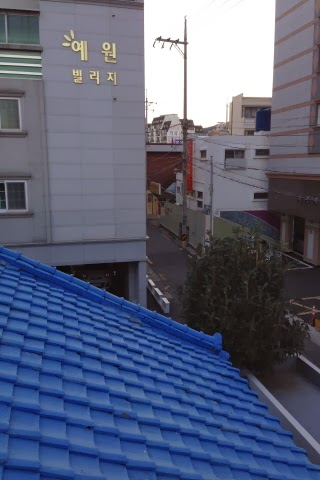
#> input picture python-opencv作业/作业2/例图/样例3/S1.jpg, 320 x 480 px, found by its file name
$ jupyter execute --allow-errors Image_stitching.ipynb
#> lines starting #> are read from the running program, lines starting #| are printed output that depends on the picture
# 图像拼接

[cell 1]
# 导入需要的库
import cv2
import numpy as np
import matplotlib.pyplot as plt

## 1.利用特征点匹配实现

[cell 2]
# 定义一个图像拼接类
class IMG_STITCH:

    # 初始化构造函数
    def __init__(self, list_image):
        self.list_img = []
        self.index = 1
        self.sruf = cv2.xfeatures2d.SURF_create()
        for image in list_image:
            img = cv2.imread(image)
            self.list_img.append(cv2.cvtColor(img, cv2.COLOR_BGR2RGB)) #调换通道使原图颜色显示正常

    # [72 lines left out: functions calculate_kp_feature, Stitch, not called in this run]

    # 定义总匹配函数
    def Stitch_All(self):
        img_result = self.Stitch(self.list_img[0], self.list_img[1])
        return img_result

[cell 3]
list_img = ['11.jpg', '12.jpg']
#> (the rest of this cell did not finish here and is left out)

[cell 4]
list_img = ['S2.jpg', 'S3.jpg']
#> (the rest of this cell did not finish here and is left out)

[cell 5]
list_img = ['4.jpg',"S.jpg"]
#> (the rest of this cell did not finish here and is left out)

## 2.直接调用opencv中的方法实现

[cell 6]
# 加载原始图片
img1 = cv2.imread("S1.jpg")
#> img1 is the input picture: shape (480, 320, 3); mean B, G, R 121.5, 96.9, 89.6
img2 = cv2.imread("S2.jpg")
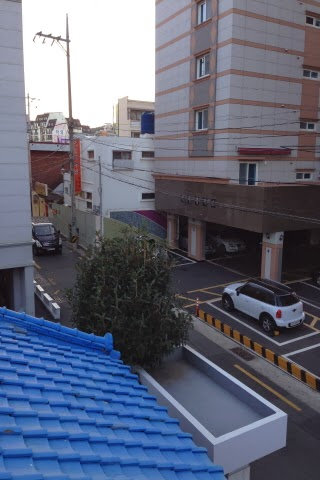
#> input picture python-opencv作业/作业2/例图/样例3/S2.jpg, 320 x 480 px, found by its file name
#> img2 is the input picture: shape (480, 320, 3); mean B, G, R 121.4, 102.9, 97.7
img3 = cv2.imread("S3.jpg")
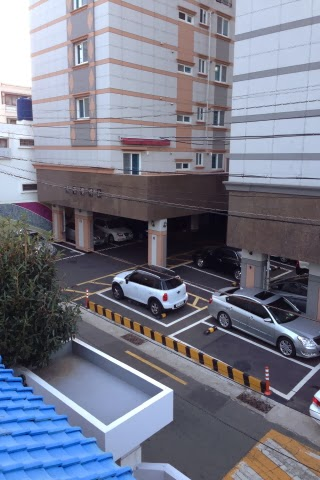
#> input picture python-opencv作业/作业2/例图/样例3/S3.jpg, 320 x 480 px, found by its file name
#> img3 is the input picture: shape (480, 320, 3); mean B, G, R 136.3, 120.5, 118.2
img4 = cv2.imread("S5.jpg")
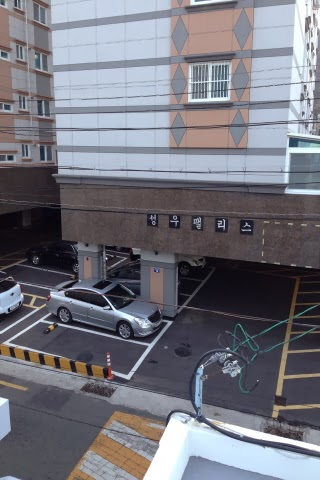
#> input picture python-opencv作业/作业2/例图/样例3/S5.jpg, 320 x 480 px, found by its file name
#> img4 is the input picture: shape (480, 320, 3); mean B, G, R 124.8, 115.7, 115.7
img5 = cv2.imread("S6.jpg")
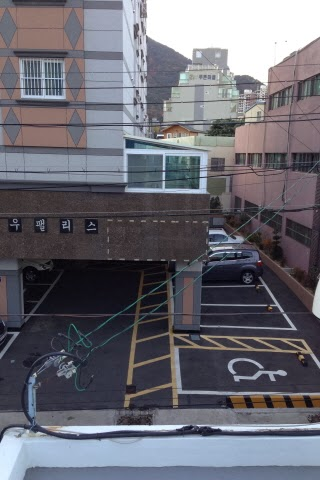
#> input picture python-opencv作业/作业2/例图/样例3/S6.jpg, 320 x 480 px, found by its file name
#> img5 is the input picture: shape (480, 320, 3); mean B, G, R 113.5, 104.7, 105.2
img1 = cv2.cvtColor(img1, cv2.COLOR_BGR2RGB) #调换通道使原图颜色显示正常
img2 = cv2.cvtColor(img2, cv2.COLOR_BGR2RGB) #调换通道使原图颜色显示正常
img3 = cv2.cvtColor(img3, cv2.COLOR_BGR2RGB) #调换通道使原图颜色显示正常
img4 = cv2.cvtColor(img4, cv2.COLOR_BGR2RGB) #调换通道使原图颜色显示正常
img5 = cv2.cvtColor(img5, cv2.COLOR_BGR2RGB) #调换通道使原图颜色显示正常
#> (the rest of this cell did not finish here and is left out)

#> (a cell that did not finish here is left out)

[cell 8]
import numpy as np
import cv2 as cv
from matplotlib import pyplot as plt
import matplotlib.gridspec as gridspec

GOOD_POINTS_LIMITED = 0.99
src = '1.jpg'
des = '2.jpg'

img1_3 = cv.imread(src,1)# 基准图像
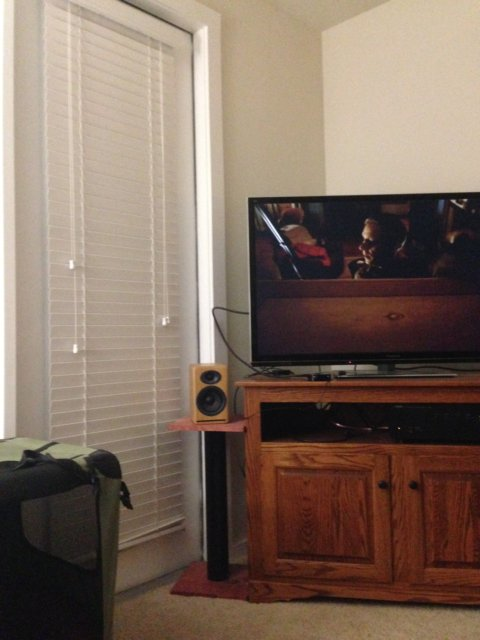
#> input picture python-opencv作业/作业2/1.jpg, 480 x 640 px
#> img1_3 is the input picture: shape (640, 480, 3); mean B, G, R 95.3, 108.5, 127.8
img2_3 = cv.imread(des,1)# 拼接图像

orb = cv.ORB_create()
kp1, des1 = orb.detectAndCompute(img1_3,None)
#> kp1 = 500 keypoints; strongest (x, y, size): (283, 243, 31), (282, 245, 31), (283, 242, 37.2), (280, 245, 31)
kp2, des2 = orb.detectAndCompute(img2_3,None)
#> kp2 = (); des2 = None

bf = cv.BFMatcher.create()

#> (the rest of this cell did not finish here and is left out)
